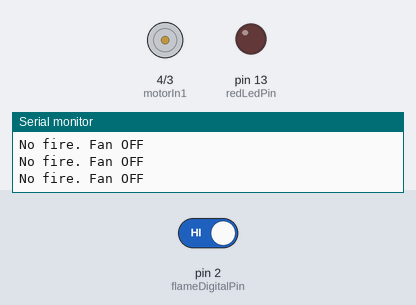
Recording of a sketch running on a simulated Arduino Uno, built with avr-gcc and run on an emulated ATmega328P. Parts: motor-driver pin pairs drawn as motors (green arrow = first pin HIGH = forward, orange = second pin HIGH = backward, longer = more drive, scaled by the enable pin), output pins drawn as LEDs (lit = HIGH), the last lines printed to the serial monitor. The test bench sets the inputs (shaded band); at power-on: pin 2 (flameDigitalPin) HIGH.

Above: at 1.2 s.
1.3 s: pin 2 (flameDigitalPin) driven LOW
At 2.5 s:
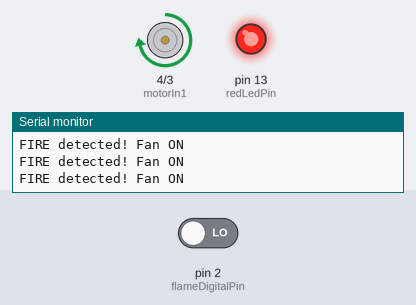
Timing chart, 0 to 4.3 s (numbered marks = the images above; inputs shaded):
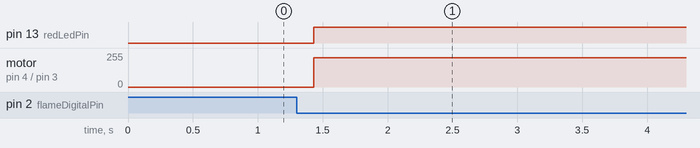

Measured:
- after the input at 1.3 s, pin 13 (redLedPin): LOW → HIGH after 0.13 s; motor on pin 4 (motorIn1) / pin 3 (motorIn2): stopped → forward 220/255 after 0.13 s

The sketch:

FanTrigger.ino
```cpp
// Flame sensor
const int flameDigitalPin = 2;

// Red warning LED
const int redLedPin = 13;

// Motor driver pins
const int motorEnablePin = 5; // PWM speed control
const int motorIn1 = 4;
const int motorIn2 = 3;

// Most flame sensors output LOW when flame is detected.
// If yours works backwards, change this to HIGH.
const int FLAME_DETECTED = LOW;

// Motor speed: 0-255
const int fanSpeed = 220;

void setup() {
  Serial.begin(9600);

  pinMode(flameDigitalPin, INPUT);

  pinMode(redLedPin, OUTPUT);

  pinMode(motorEnablePin, OUTPUT);
  pinMode(motorIn1, OUTPUT);
  pinMode(motorIn2, OUTPUT);

  stopFan();

  Serial.println("Flame sensor fan project started");
  Serial.println("Fan turns on when flame is detected.");
  Serial.println();
}

void loop() {
  int flameState = digitalRead(flameDigitalPin);

  if (flameState == FLAME_DETECTED) {
    Serial.println("FIRE detected! Fan ON");

    digitalWrite(redLedPin, HIGH);
    startFan();
  } else {
    Serial.println("No fire. Fan OFF");

    digitalWrite(redLedPin, LOW);
    stopFan();
  }

  delay(200);
}

void startFan() {
  // Motor direction
  digitalWrite(motorIn1, HIGH);
  digitalWrite(motorIn2, LOW);

  // Motor speed
  analogWrite(motorEnablePin, fanSpeed);
}

void stopFan() {
  analogWrite(motorEnablePin, 0);

  digitalWrite(motorIn1, LOW);
  digitalWrite(motorIn2, LOW);
}
```
